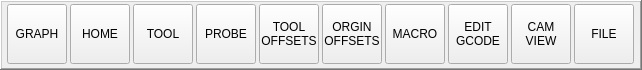
    <widget class="QFrame" name="frame_main_btns_horizontal">
     <property name="geometry">
      <rect>
       <x>0</x>
       <y>698</y>
       <width>642</width>
       <height>70</height>
      </rect>
     </property>
     <property name="minimumSize">
      <size>
       <width>642</width>
       <height>70</height>
      </size>
     </property>
     <property name="maximumSize">
      <size>
       <width>642</width>
       <height>70</height>
      </size>
     </property>
     <property name="frameShape">
      <enum>QFrame::WinPanel</enum>
     </property>
     <property name="frameShadow">
      <enum>QFrame::Raised</enum>
     </property>
     <widget class="PushButton" name="pbtn_mainh_panel_graphic">
      <property name="geometry">
       <rect>
        <x>7</x>
        <y>4</y>
        <width>60</width>
        <height>60</height>
       </rect>
      </property>
      <property name="text">
       <string>GRAPH</string>
      </property>
      <property name="checkable">
       <bool>true</bool>
      </property>
      <property name="autoExclusive">
       <bool>true</bool>
      </property>
      <property name="checked_state_text_option" stdset="0">
       <bool>false</bool>
      </property>
      <property name="python_command_option" stdset="0">
       <bool>true</bool>
      </property>
      <property name="false_state_string" stdset="0">
       <string/>
      </property>
      <property name="true_python_cmd_string" stdset="0">
       <string>INSTANCE.stackedWidget_1.setCurrentIndex(0)</string>
      </property>
      <property name="false_python_cmd_string" stdset="0">
       <string/>
      </property>
     </widget>
     <widget class="PushButton" name="pbtn_mainh_panel_homing">
      <property name="geometry">
       <rect>
        <x>70</x>
        <y>4</y>
        <width>60</width>
        <height>60</height>
       </rect>
      </property>
      <property name="text">
       <string>HOME</string>
      </property>
      <property name="checkable">
       <bool>true</bool>
      </property>
      <property name="autoExclusive">
       <bool>true</bool>
      </property>
      <property name="checked_state_text_option" stdset="0">
       <bool>false</bool>
      </property>
      <property name="python_command_option" stdset="0">
       <bool>true</bool>
      </property>
      <property name="true_python_cmd_string" stdset="0">
       <string>INSTANCE.stackedWidget_1.setCurrentIndex(1)</string>
      </property>
      <property name="false_python_cmd_string" stdset="0">
       <string/>
      </property>
     </widget>
     <widget class="PushButton" name="pbtn_mainh_panel_tool">
      <property name="geometry">
       <rect>
        <x>133</x>
        <y>4</y>
        <width>60</width>
        <height>60</height>
       </rect>
      </property>
      <property name="text">
       <string>TOOL</string>
      </property>
      <property name="checkable">
       <bool>true</bool>
      </property>
      <property name="autoExclusive">
       <bool>true</bool>
      </property>
      <property name="python_command_option" stdset="0">
       <bool>true</bool>
      </property>
      <property name="true_python_cmd_string" stdset="0">
       <string>INSTANCE.stackedWidget_1.setCurrentIndex(2)</string>
      </property>
      <property name="false_python_cmd_string" stdset="0">
       <string/>
      </property>
     </widget>
     <widget class="PushButton" name="pbtn_mainh_panel_probe">
      <property name="geometry">
       <rect>
        <x>196</x>
        <y>4</y>
        <width>60</width>
        <height>60</height>
       </rect>
      </property>
      <property name="text">
       <string>PROBE</string>
      </property>
      <property name="checkable">
       <bool>true</bool>
      </property>
      <property name="autoExclusive">
       <bool>true</bool>
      </property>
      <property name="python_command_option" stdset="0">
       <bool>true</bool>
      </property>
      <property name="true_python_cmd_string" stdset="0">
       <string>INSTANCE.stackedWidget_1.setCurrentIndex(3)</string>
      </property>
      <property name="false_python_cmd_string" stdset="0">
       <string/>
      </property>
     </widget>
     <widget class="PushButton" name="pbtn_mainh_panel_tool_offsets">
      <property name="geometry">
       <rect>
        <x>259</x>
        <y>4</y>
        <width>60</width>
        <height>60</height>
       </rect>
      </property>
      <property name="text">
       <string>TOOL
OFFSETS</string>
      </property>
      <property name="checkable">
       <bool>true</bool>
      </property>
      <property name="autoExclusive">
       <bool>true</bool>
      </property>
      <property name="python_command_option" stdset="0">
       <bool>true</bool>
      </property>
      <property name="true_python_cmd_string" stdset="0">
       <string>INSTANCE.stackedWidget_1.setCurrentIndex(4)</string>
      </property>
      <property name="false_python_cmd_string" stdset="0">
       <string/>
      </property>
     </widget>
     <widget class="PushButton" name="pbtn_mainh_panel_macro">
      <property name="geometry">
       <rect>
        <x>385</x>
        <y>4</y>
        <width>60</width>
        <height>60</height>
       </rect>
      </property>
      <property name="text">
       <string>MACRO</string>
      </property>
      <property name="checkable">
       <bool>true</bool>
      </property>
      <property name="autoExclusive">
       <bool>true</bool>
      </property>
      <property name="python_command_option" stdset="0">
       <bool>true</bool>
      </property>
      <property name="true_python_cmd_string" stdset="0">
       <string>INSTANCE.stackedWidget_1.setCurrentIndex(6)</string>
      </property>
      <property name="false_python_cmd_string" stdset="0">
       <string/>
      </property>
     </widget>
     <widget class="PushButton" name="pbtn_mainh_panel_spare">
      <property name="geometry">
       <rect>
        <x>448</x>
        <y>4</y>
        <width>60</width>
        <height>60</height>
       </rect>
      </property>
      <property name="text">
       <string>EDIT
GCODE</string>
      </property>
      <property name="checkable">
       <bool>true</bool>
      </property>
      <property name="autoExclusive">
       <bool>true</bool>
      </property>
      <property name="python_command_option" stdset="0">
       <bool>true</bool>
      </property>
      <property name="true_python_cmd_string" stdset="0">
       <string>INSTANCE.stackedWidget_1.setCurrentIndex(7)</string>
      </property>
      <property name="false_python_cmd_string" stdset="0">
       <string/>
      </property>
     </widget>
     <widget class="PushButton" name="pbtn_mainh_panel_camview">
      <property name="geometry">
       <rect>
        <x>511</x>
        <y>4</y>
        <width>60</width>
        <height>60</height>
       </rect>
      </property>
      <property name="text">
       <string>CAM
VIEW</string>
      </property>
      <property name="checkable">
       <bool>true</bool>
      </property>
      <property name="autoExclusive">
       <bool>true</bool>
      </property>
      <property name="python_command_option" stdset="0">
       <bool>true</bool>
      </property>
      <property name="true_python_cmd_string" stdset="0">
       <string>INSTANCE.stackedWidget_1.setCurrentIndex(8)</string>
      </property>
      <property name="false_python_cmd_string" stdset="0">
       <string/>
      </property>
     </widget>
     <widget class="PushButton" name="pbtn_mainh_panel_file">
      <property name="geometry">
       <rect>
        <x>574</x>
        <y>4</y>
        <width>60</width>
        <height>60</height>
       </rect>
      </property>
      <property name="text">
       <string>FILE</string>
      </property>
      <property name="checkable">
       <bool>true</bool>
      </property>
      <property name="autoExclusive">
       <bool>true</bool>
      </property>
      <property name="python_command_option" stdset="0">
       <bool>true</bool>
      </property>
      <property name="true_python_cmd_string" stdset="0">
       <string>INSTANCE.stackedWidget_1.setCurrentIndex(9)</string>
      </property>
      <property name="false_python_cmd_string" stdset="0">
       <string/>
      </property>
     </widget>
     <widget class="PushButton" name="pbtn_mainh_panel_origin_offsets">
      <property name="geometry">
       <rect>
        <x>322</x>
        <y>4</y>
        <width>60</width>
        <height>60</height>
       </rect>
      </property>
      <property name="text">
       <string>ORGIN
OFFSETS</string>
      </property>
      <property name="checkable">
       <bool>true</bool>
      </property>
      <property name="autoExclusive">
       <bool>true</bool>
      </property>
      <property name="python_command_option" stdset="0">
       <bool>true</bool>
      </property>
      <property name="true_python_cmd_string" stdset="0">
       <string>INSTANCE.stackedWidget_1.setCurrentIndex(5)</string>
      </property>
      <property name="false_python_cmd_string" stdset="0">
       <string/>
      </property>
     </widget>
    </widget>
